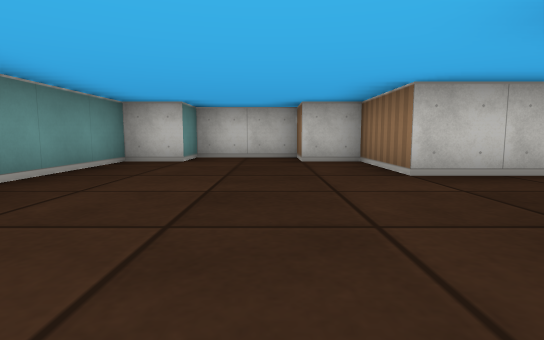
[1] (above)

24 first-person views from a walk through a cub3D ray-caster map. The camera is about half as high as the walls, tilts 6° down and sees 80° across. The floor is counted in squares. Each view is taken from the middle of a square. On the plan, view 1 faces up. The plan holds only what a view shows up to about 9 squares ahead; the rest is blank.

[2]
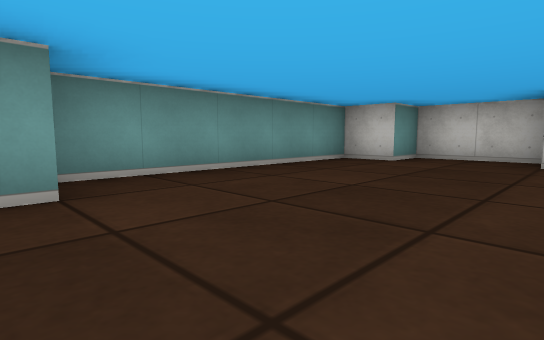

[3]
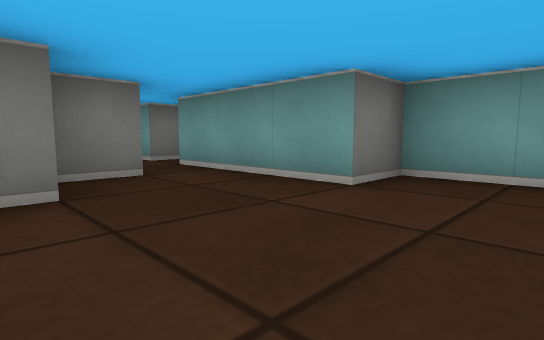

[4]
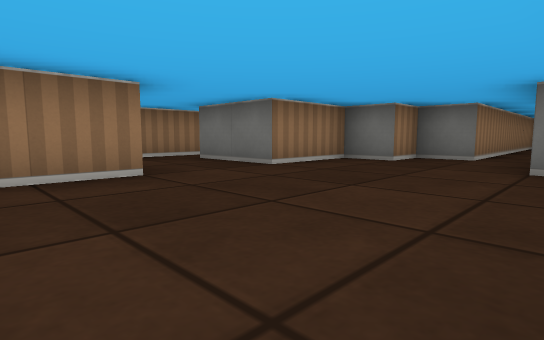

[5]
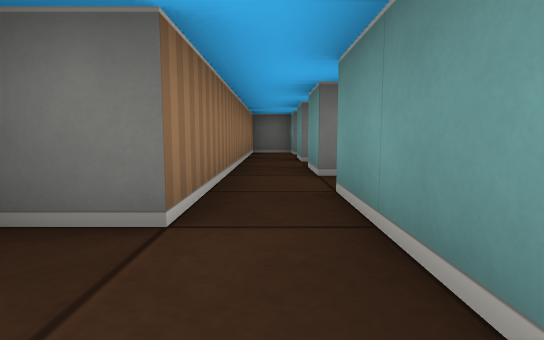

[6]
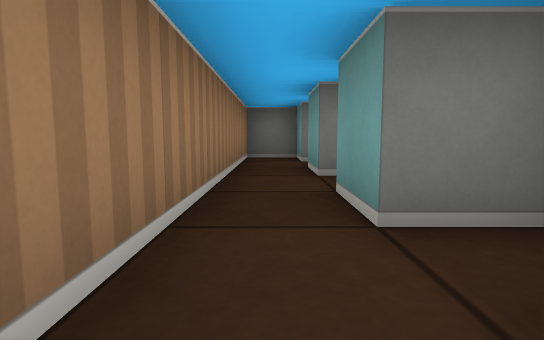

[7]
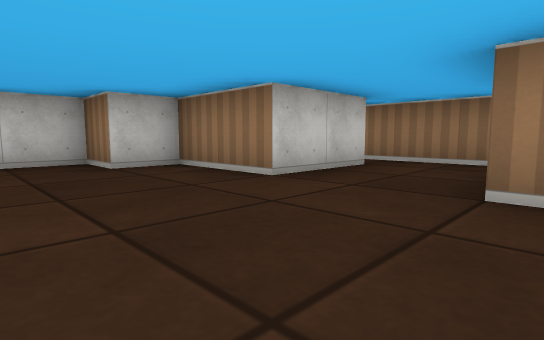

[8]
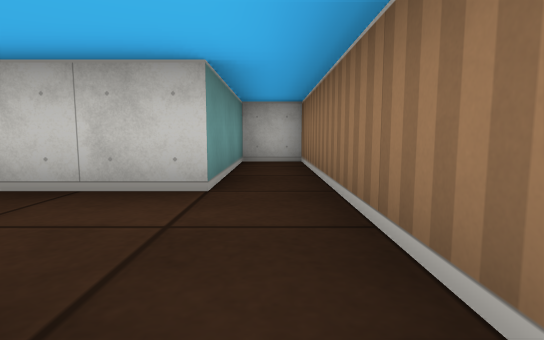

[9]
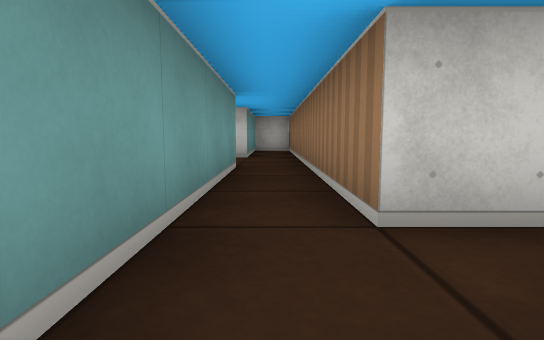

[10]
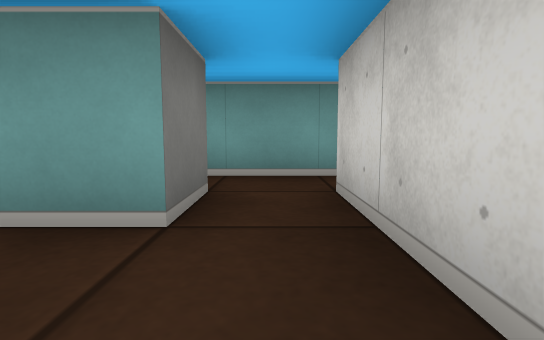

[11]
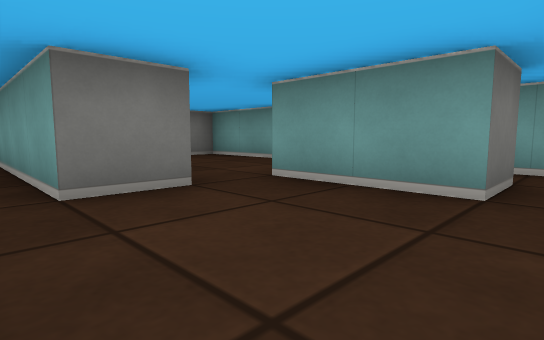

[12]
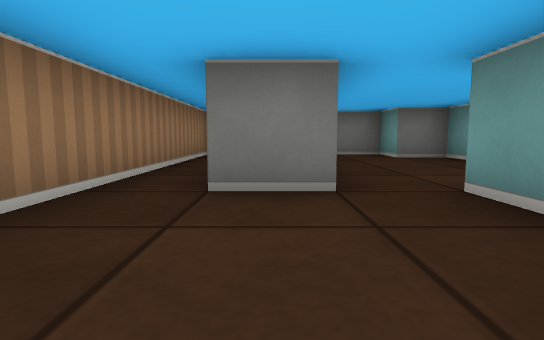

[13]
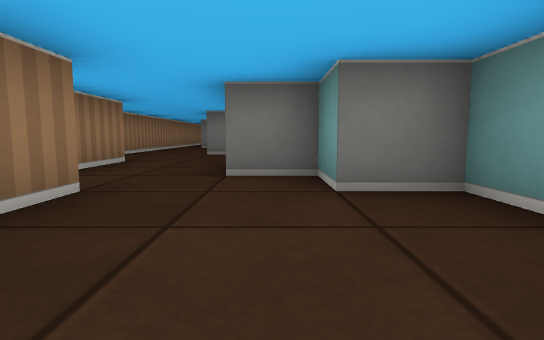

[14]
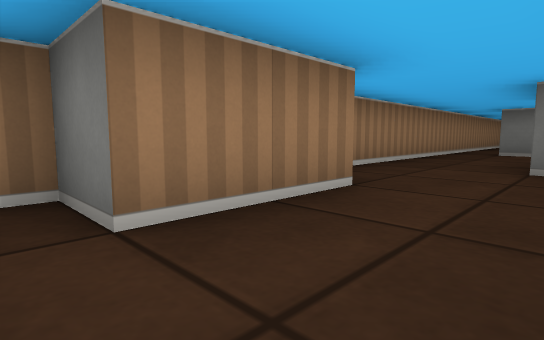

[15]
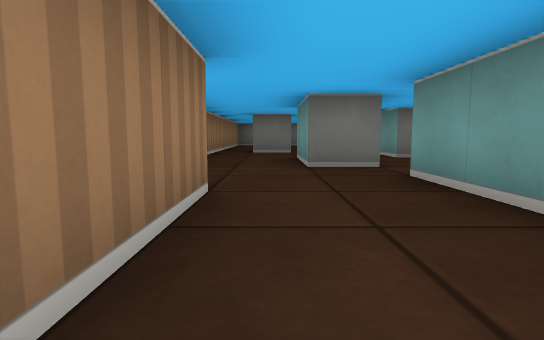

[16]
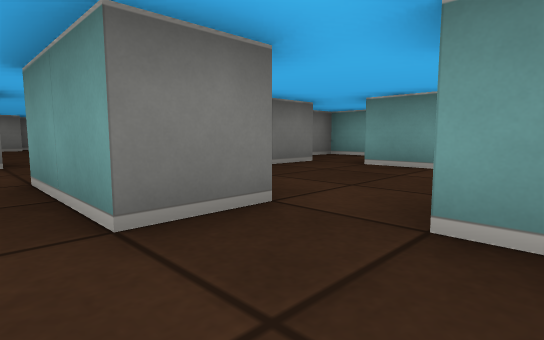

[17]
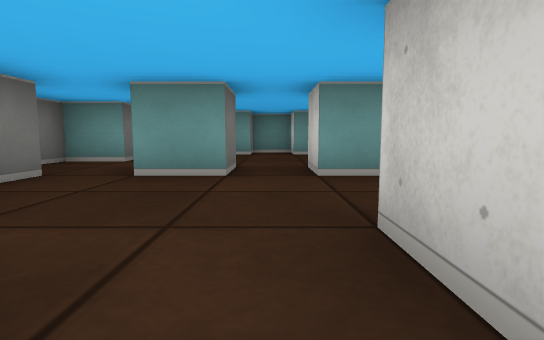

[18]
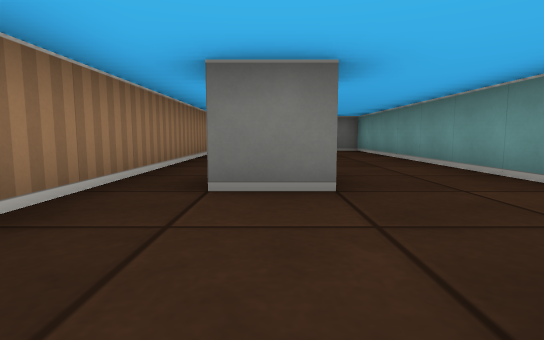

[19]
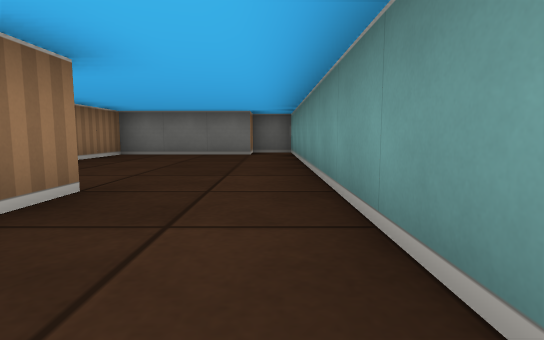

[20]
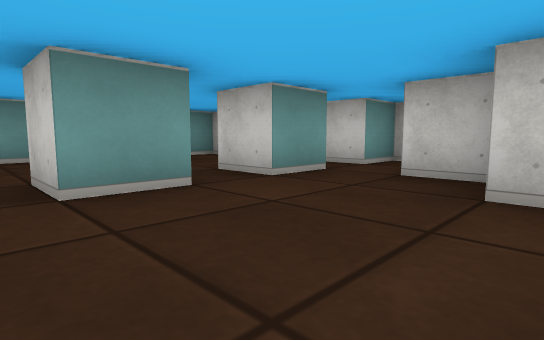

[21]
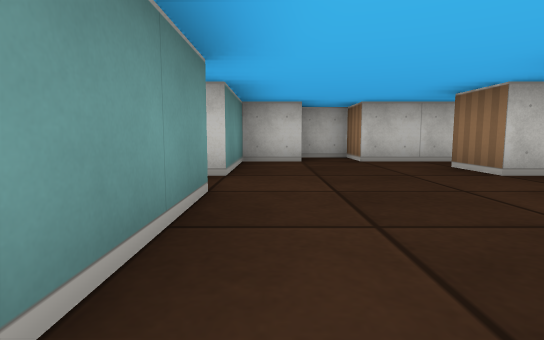

[22]
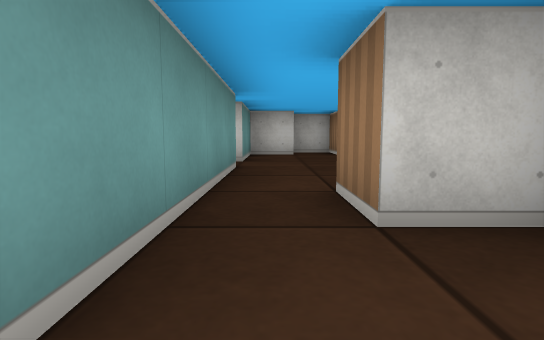

[23]
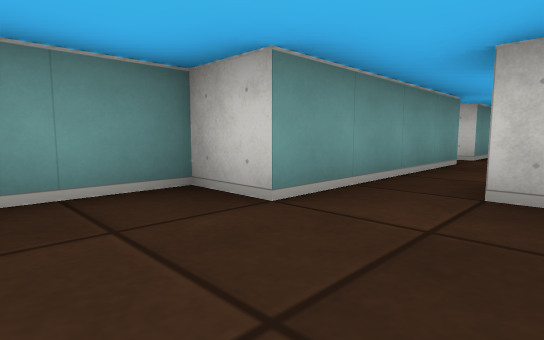

[24]
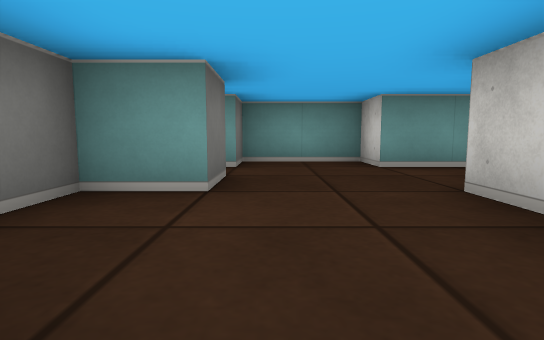

### Floor plan
Ten units are one square. View 1 is at (0, 0); x grows to the right and y downward. Boxes are objects, and circles mark ways between rooms. Rooms are numbered by the first view taken in them; rooms with no view inside come last. Other rooms are left out.
<svg viewBox="-30 -70 120 320">
<path fill="none" stroke="#000" d="M15 -35 15 -55 5 -55 5 -65 -15 -65 -15 -55 -25 -55 -25 -5 -15 -5 -15 25M-5 25 -5 15 5 15 5 5 15 5 15 -15M15 -15 35 -15 35 28M45 15 45 -65 35 -65 35 -35 15 -35M65 85 65 78M55 108 55 125 45 125M75 116 75 95 85 95 85 85M35 65 35 85 45 85 45 95 55 95M54 135 65 135 65 155M85 156 85 131M64 45 75 45 75 79M65 15 45 15M45 25 55 25 55 45M85 85 85 38M65 185 65 178M64 175 75 175M54 235 85 235 85 156M45 155 45 245 55 245 55 238M15 135 25 135 25 145 15 145M25 114 25 125 15 125 15 115M5 154 5 165 12 165M-15 134 -15 175M-4 105 -15 105 -15 125 -25 125 -25 135 -18 135M25 155 45 155M44 115 35 115M-5 165 -5 155M25 94 25 105 5 105 5 95 -5 95M12 175 5 175M-5 195 5 195 5 205 12 205M5 165 -5 165M-15 175 -25 175 -25 195 -15 195"/>
<circle cx="25" cy="-25" r="3" fill="#2a7"/>
<circle cx="40" cy="35" r="3" fill="#2a7"/>
<circle cx="50" cy="20" r="3" fill="#2a7"/>
<circle cx="60" cy="40" r="3" fill="#2a7"/>
<circle cx="80" cy="80" r="3" fill="#2a7"/>
<circle cx="75" cy="145" r="3" fill="#2a7"/>
<circle cx="50" cy="130" r="3" fill="#2a7"/>
<circle cx="50" cy="160" r="3" fill="#2a7"/>
<circle cx="-10" cy="165" r="3" fill="#2a7"/>
<text x="0" y="-20">1</text>
<text x="40" y="-20">2</text>
<text x="60" y="90">3</text>
<text x="70" y="40">4</text>
<text x="60" y="200">5</text>
<text x="10" y="130">6</text>
<text x="10" y="190">7</text>
</svg>
Room 1 opens to room 2. Room 2 opens to room 3. Room 2 opens to room 4. Room 3 opens to room 4. Room 3 opens to room 5. Room 3 opens to room 6. Room 5 opens to room 6. Room 6 opens to room 7.

Where each view was taken, in squares from view 1:
view 1: 0 up, 0 right, facing up
view 2: 0 up, 1 right, facing up-left
view 3: 2 up, 1 right, facing down-left
view 4: 5 up, 2 left, facing down-right
view 5: 0 up, 1 left, facing down
view 6: 2 down, 1 left, facing down
view 7: 1 up, 1 left, facing up-right
view 8: 1 up, 4 right, facing up
view 9: 3 down, 4 right, facing up
view 10: 2 down, 7 right, facing left
view 11: 2 down, 8 right, facing down-left
view 12: 2 down, 7 right, facing down
view 13: 6 down, 5 right, facing down
view 14: 9 down, 6 right, facing down-right
view 15: 9 down, 7 right, facing down
view 16: 12 down, 7 right, facing down-left
view 17: 13 down, 6 right, facing left
view 18: 15 down, 7 right, facing down
view 19: 16 down, 5 right, facing down
view 20: 15 down, 5 right, facing up-left
view 21: 16 down, 1 left, facing up
view 22: 18 down, 1 left, facing up
view 23: 19 down, 0 right, facing up-left
view 24: 19 down, 3 right, facing left
